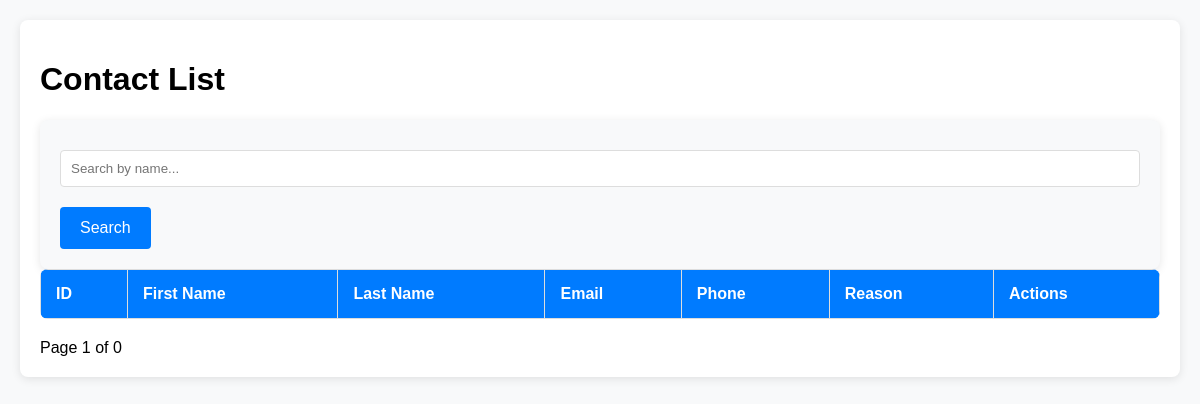
/admin/contacts, run on an earlier commit of the app's database.
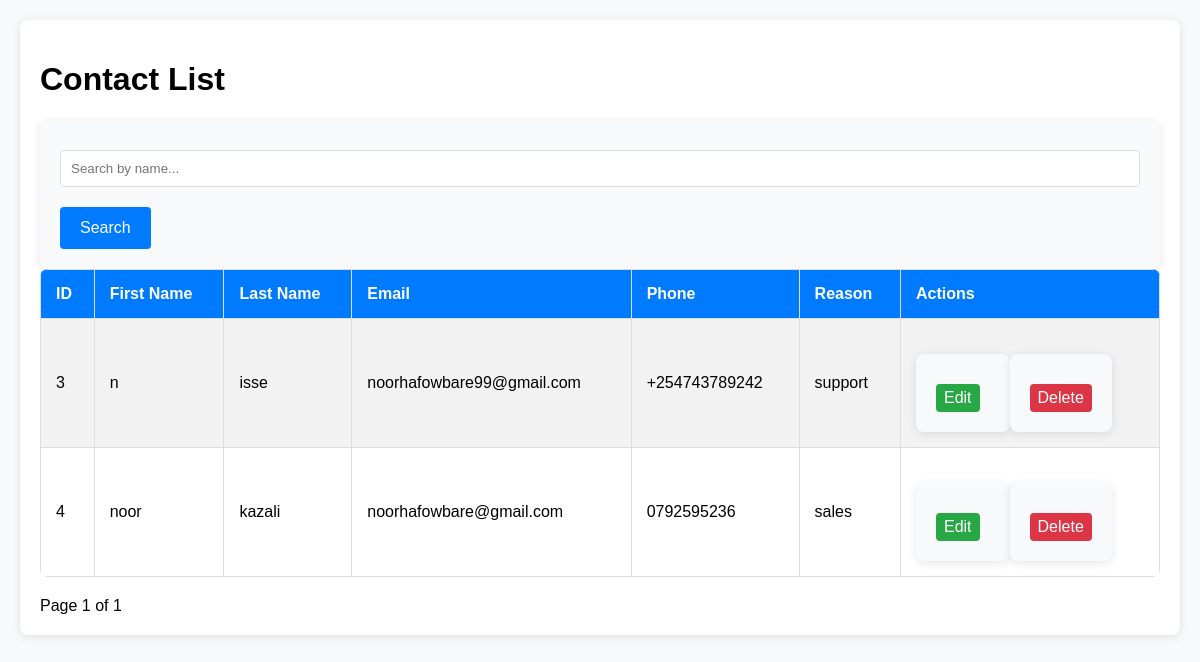
And on a later commit of the database.
### tables this page shows
CREATE TABLE contacts (
                    id INTEGER PRIMARY KEY AUTOINCREMENT,
                    first_name TEXT NOT NULL,
                    last_name TEXT NOT NULL,
                    email TEXT NOT NULL,
                    phone TEXT NOT NULL,
                    reason TEXT NOT NULL
                );

### app.py (the view)
@app.route('/admin/contacts')
def view_contacts():
    search = request.args.get('search', '')  # Search functionality
    page = request.args.get('page', 1, type=int)
    per_page = 10  # Number of records per page
    offset = (page - 1) * per_page
    conn = get_db_connection()
    query = 'SELECT * FROM contacts WHERE first_name LIKE ? OR last_name LIKE ? LIMIT ? OFFSET ?'
    search_param = f"%{search}%"
    contacts = conn.execute(query, (search_param, search_param, per_page, offset)).fetchall()
    total_query = 'SELECT COUNT(*) FROM contacts WHERE first_name LIKE ? OR last_name LIKE ?'
    total = conn.execute(total_query, (search_param, search_param)).fetchone()[0]
    conn.close()
    return render_template('contacts.html', contacts=contacts, page=page, per_page=per_page, total=total)

### app.py (called while the page is built)
def get_db_connection():
    conn = sqlite3.connect('database.db')
    conn.row_factory = sqlite3.Row
    return conn

### templates/contacts.html (shortened to what this page needs)
<!DOCTYPE html>
<html lang="en">
  <head>
    <link
      rel="stylesheet"
      href="{{ url_for('static', filename='css/admin.css') }}"
    />
  </head>
  <body>
    <div class="container">
      <h1>Contact List</h1>
      <div class="search-container">
        <form action="{{ url_for('view_contacts') }}" method="GET">
          <input
            type="text"
            name="search"
            placeholder="Search by name..."
            value="{{ request.args.get('search', '') }}"
          />
          <button type="submit">Search</button>
        </form>
      </div>
      <table>
        <tr>
          <th>ID</th>
          <th>First Name</th>
          <th>Last Name</th>
          <th>Email</th>
          <th>Phone</th>
          <th>Reason</th>
          <th>Actions</th>
        </tr>
        {% for contact in contacts %}
        <tr>
          <td>{{ contact.id }}</td>
          <td>{{ contact.first_name }}</td>
          <td>{{ contact.last_name }}</td>
          <td>{{ contact.email }}</td>
          <td>{{ contact.phone }}</td>
          <td>{{ contact.reason }}</td>
          <td>
            <div class="actions">
              <form
                action="{{ url_for('edit_contact', id=contact.id) }}"
                method="GET"
                style="display: inline"
              >
                <button class="edit" type="submit">Edit</button>
              </form>
              <form
                action="{{ url_for('delete_contact', id=contact.id) }}"
                method="POST"
                style="display: inline"
                onsubmit="return confirm('Are you sure you want to delete this contact?');"
              >
                <button class="delete" type="submit">Delete</button>
              </form>
            </div>
          </td>
        </tr>
        {% endfor %}
      </table>
      <div class="pagination">
        <span
          >Page {{ page }} of {{ (total // per_page) + (1 if total % per_page >
          0 else 0) }}</span
        >
      </div>
    </div>
  </body>
</html>

### static/css/admin.css (style rules this page uses)
body { font-family: Arial, sans-serif; background-color: #f8f9fa; margin: 0; padding: 20px; }
.container { max-width: 1200px; margin: 0 auto; padding: 20px; background-color: white; border-radius: 8px; box-shadow: 0 2px 10px rgba(0, 0, 0, 0.1); }
table { width: 100%; border-collapse: collapse; margin-bottom: 20px; background-color: white; border-radius: 8px; overflow: hidden; }
table th, table td { padding: 15px; border: 1px solid #ddd; text-align: left; }
table th { background-color: #007bff; color: white; font-size: 16px; }
table tr:nth-child(even) { background-color: #f2f2f2; }
button.edit { background-color: #28a745; color: white; border: none; padding: 5px 8px; border-radius: 4px; cursor: pointer; margin-right: 10px; }
button.delete { background-color: #dc3545; color: white; border: none; padding: 5px 8px; border-radius: 4px; cursor: pointer; }
.actions { display: flex; justify-content: flex-start; align-items: center; }
form { margin-top: 20px; background-color: #f8f9fa; padding: 20px; border-radius: 8px; box-shadow: 0 2px 10px rgba(0, 0, 0, 0.1); }
form input, form select, form textarea { width: 100%; padding: 10px; margin: 10px 0; border: 1px solid #ddd; border-radius: 4px; box-sizing: border-box; }
form button { background-color: #007bff; color: white; padding: 12px 20px; border: none; border-radius: 4px; cursor: pointer; font-size: 16px; margin-top: 10px; }

What changed in the data, as far as the page shows it:
added contacts: id "3", first_name "n", last_name "isse", email "noorhafowbare99@gmail.com", phone "+254743789242", reason "support"
added contacts: id "4", first_name "noor", last_name "kazali", email "noorhafowbare@gmail.com", phone "0792595236", reason "sales"
Also different on the page:
{{ (total // per_page) + (1 if total % per_page >
          0 else 0) }}: "0" → "1"
